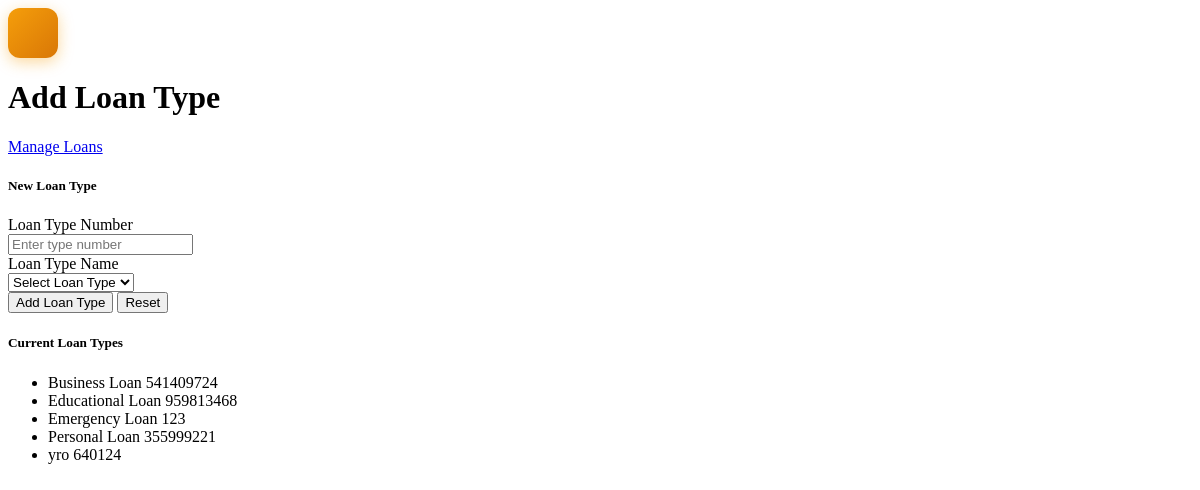
/addaccount_type.php (signed in), run on the app's committed database.
### tables this page shows
CREATE TABLE `account_type` (
  `account_type_number` int(10) NOT NULL,
  `account_type_name` varchar(50) NOT NULL,
  `registration_date` timestamp NOT NULL DEFAULT current_timestamp() ON UPDATE current_timestamp()
);

### addaccount_type.php (the view, shortened to what this page needs)
<body>
  <div class="container-fluid">
    <div class="row">
      <main class="col-md-9 ms-sm-auto col-lg-10 px-md-4">
        <div class="page-title-section mt-3">
          <div class="d-flex align-items-center">
            <div class="report-icon me-3" style="width: 50px; height: 50px; background: linear-gradient(135deg, #f59e0b 0%, #d97706 100%); border-radius: 12px; display: flex; align-items: center; justify-content: center; flex-shrink: 0;">
            </div>
            <h1 class="mb-0">Add Loan Type</h1>
          </div>
          <div class="page-actions">
            <a href="manageaccount.php" class="btn btn-outline-primary">
              <i class="fas fa-list"></i> Manage Loans
            </a>
          </div>
        </div>
        <div class="row">
          <div class="col-lg-8">
            <div class="card">
              <div class="card-header">
                <h5 class="mb-0"><i class="fas fa-plus-circle me-2 text-primary"></i>New Loan Type</h5>
              </div>
              <div class="card-body">
                <form action="app/addaccounts_typeHandler.php" method="post" autocomplete="off">
                  <div class="row">
                    <div class="col-md-6">
                      <div class="form-group">
                        <label for="account_type_number" class="form-label">Loan Type Number</label>
                        <div class="input-group">
                          <input type="number" name="account_type_number" class="form-control" placeholder="Enter type number" required>
                        </div>
                      </div>
                    </div>
                    <div class="col-md-6">
                      <div class="form-group">
                        <label for="account_type_name" class="form-label">Loan Type Name</label>
                        <div class="input-group">
                          <select class="form-select" name="account_type_name" id="loanTypeSelect">
                            <option value="">Select Loan Type</option>
                          </select>
                        </div>
                      </div>
                    </div>
                    <div class="col-12 mt-3">
                      <button type="submit" class="btn btn-primary" name="add_account_type">
                        <i class="fas fa-save"></i> Add Loan Type
                      </button>
                      <button type="reset" class="btn btn-outline-secondary">
                        <i class="fas fa-redo"></i> Reset
                      </button>
                    </div>
                  </div>
                </form>
              </div>
            </div>
          </div>
          <div class="col-lg-4">
            <div class="card">
              <div class="card-header">
                <h5 class="mb-0"><i class="fas fa-list me-2 text-info"></i>Current Loan Types</h5>
              </div>
              <div class="card-body p-0">
                <?php
                $types = mysqli_query($conn, "SELECT * FROM account_type ORDER BY account_type_name");
                if(mysqli_num_rows($types) > 0):
                ?>
                <ul class="list-group list-group-flush">
                  <?php while($type = mysqli_fetch_assoc($types)): ?>
                  <li class="list-group-item d-flex justify-content-between align-items-center">
                    <span><?php echo $type['account_type_name']; ?></span>
                    <span class="badge bg-primary"><?php echo $type['account_type_number']; ?></span>
                  </li>
                  <?php endwhile; ?>
                </ul>
                <?php endif; ?>
              </div>
            </div>
          </div>
        </div>
      </main>
    </div>
  </div>
</body>

### addaccount_type.php (style rules this page uses)
.report-icon { flex-shrink: 0; box-shadow: 0 4px 15px rgba(245, 158, 11, 0.4); animation: slideInLeft 0.5s ease-out forwards; }
.page-title-section h1 { animation: slideInUp 0.5s ease-out 0.1s forwards; opacity: 0; }
.page-actions { animation: slideInRight 0.5s ease-out 0.2s forwards; opacity: 0; }

### data on the page
account_type: account_type_name "Business Loan", account_type_number "541409724"
account_type: account_type_name "Educational Loan", account_type_number "959813468"
account_type: account_type_name "Emergency Loan", account_type_number "123"
account_type: account_type_name "Personal Loan", account_type_number "355999221"
account_type: account_type_name "yro", account_type_number "640124"
